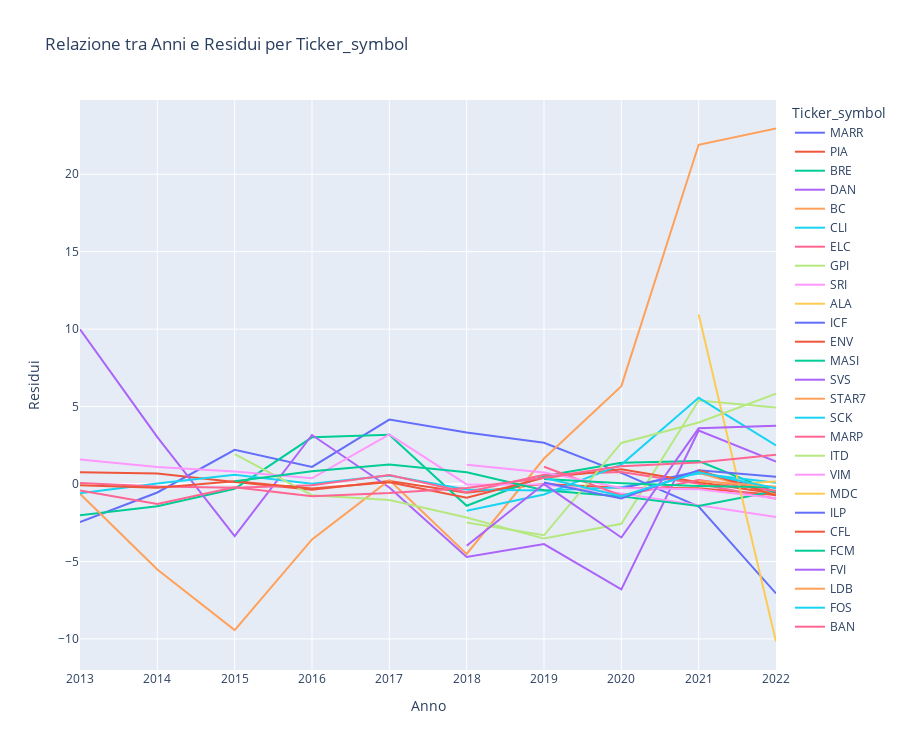

Notebook code cell kept with this figure:
### Markdown cell above
crea grafico delle previsioni e residui per ogni azienda

### Code cell
fig = px.line(previsioni, x="Anni", y="residui", color="Ticker_symbol",
              title="Relazione tra Anni e Residui per Ticker_symbol",
              labels={'residui': 'Residui', 'Anni': 'Anno'},
              height=750)

# Mostra il grafico
fig.show()

### Figure 1 — Plotly figure (JSON) as saved in the notebook; plotly's stock layout.template omitted (floating-point values rounded to 4 significant figures)
{"data": [{"hovertemplate": "Ticker_symbol=MARR<br>Anno=%{x}<br>Residui=%{y}<extra></extra>", "legendgroup": "MARR", "line": {"color": "#636efa", "dash": "solid"}, "marker": {"symbol": "circle"}, "mode": "lines", "name": "MARR", "orientation": "v", "showlegend": true, "type": "scatter", "x": [2022, 2021, 2020, 2019, 2018, 2017, 2016, 2015, 2014, 2013], "xaxis": "x", "y": [-7.067, -1.451, 0.7155, 2.657, 3.327, 4.162, 1.105, 2.203, -0.5472, -2.454], "yaxis": "y"}, {"hovertemplate": "Ticker_symbol=PIA<br>Anno=%{x}<br>Residui=%{y}<extra></extra>", "legendgroup": "PIA", "line": {"color": "#EF553B", "dash": "solid"}, "marker": {"symbol": "circle"}, "mode": "lines", "name": "PIA", "orientation": "v", "showlegend": true, "type": "scatter", "x": [2022, 2021, 2020, 2019, 2018, 2017, 2016, 2015, 2014, 2013], "xaxis": "x", "y": [-0.7051, -0.267, -0.2374, -0.003313, -0.5655, 0.1979, -0.3679, 0.1269, 0.6792, 0.7561], "yaxis": "y"}, {"hovertemplate": "Ticker_symbol=BRE<br>Anno=%{x}<br>Residui=%{y}<extra></extra>", "legendgroup": "BRE", "line": {"color": "#00cc96", "dash": "solid"}, "marker": {"symbol": "circle"}, "mode": "lines", "name": "BRE", "orientation": "v", "showlegend": true, "type": "scatter", "x": [2022, 2021, 2020, 2019, 2018, 2017, 2016, 2015, 2014, 2013], "xaxis": "x", "y": [-0.5302, 1.48, 1.368, 0.5189, -1.404, 3.172, 3.013, -0.3114, -1.431, -2.011], "yaxis": "y"}, {"hovertemplate": "Ticker_symbol=DAN<br>Anno=%{x}<br>Residui=%{y}<extra></extra>", "legendgroup": "DAN", "line": {"color": "#ab63fa", "dash": "solid"}, "marker": {"symbol": "circle"}, "mode": "lines", "name": "DAN", "orientation": "v", "showlegend": true, "type": "scatter", "x": [2022, 2021, 2020, 2019, 2018, 2017, 2016, 2015, 2014, 2013], "xaxis": "x", "y": [1.452, 3.457, -6.809, -3.876, -4.708, -0.2276, 3.164, -3.363, 3.028, 9.99], "yaxis": "y"}, {"hovertemplate": "Ticker_symbol=BC<br>Anno=%{x}<br>Residui=%{y}<extra></extra>", "legendgroup": "BC", "line": {"color": "#FFA15A", "dash": "solid"}, "marker": {"symbol": "circle"}, "mode": "lines", "name": "BC", "orientation": "v", "showlegend": true, "type": "scatter", "x": [2022, 2021, 2020, 2019, 2018, 2017, 2016, 2015, 2014, 2013], "xaxis": "x", "y": [22.95, 21.9, 6.32, 1.644, -4.52, 0.2492, -3.576, -9.433, -5.525, -0.6293], "yaxis": "y"}, {"hovertemplate": "Ticker_symbol=CLI<br>Anno=%{x}<br>Residui=%{y}<extra></extra>", "legendgroup": "CLI", "line": {"color": "#19d3f3", "dash": "solid"}, "marker": {"symbol": "circle"}, "mode": "lines", "name": "CLI", "orientation": "v", "showlegend": true, "type": "scatter", "x": [2022, 2021, 2020, 2019, 2018, 2017, 2016, 2015, 2014, 2013], "xaxis": "x", "y": [0.07492, 0.6808, -0.2086, -0.4264, -0.3518, 0.5437, 0.0211, 0.5955, 0.03216, -0.5935], "yaxis": "y"}, {"hovertemplate": "Ticker_symbol=ELC<br>Anno=%{x}<br>Residui=%{y}<extra></extra>", "legendgroup": "ELC", "line": {"color": "#FF6692", "dash": "solid"}, "marker": {"symbol": "circle"}, "mode": "lines", "name": "ELC", "orientation": "v", "showlegend": true, "type": "scatter", "x": [2022, 2021, 2020, 2019, 2018, 2017, 2016, 2015, 2014, 2013], "xaxis": "x", "y": [-0.9547, 0.01214, 0.7771, 0.594, -0.5329, 0.5816, -0.08763, -0.2354, -0.1556, 0.06137], "yaxis": "y"}, {"hovertemplate": "Ticker_symbol=GPI<br>Anno=%{x}<br>Residui=%{y}<extra></extra>", "legendgroup": "GPI", "line": {"color": "#B6E880", "dash": "solid"}, "marker": {"symbol": "circle"}, "mode": "lines", "name": "GPI", "orientation": "v", "showlegend": true, "type": "scatter", "x": [2022, 2021, 2020, 2019, 2018, 2017, 2016, 2015], "xaxis": "x", "y": [4.933, 5.386, -2.568, -3.525, -2.16, -1.04, -0.7266, 1.921], "yaxis": "y"}, {"hovertemplate": "Ticker_symbol=SRI<br>Anno=%{x}<br>Residui=%{y}<extra></extra>", "legendgroup": "SRI", "line": {"color": "#FF97FF", "dash": "solid"}, "marker": {"symbol": "circle"}, "mode": "lines", "name": "SRI", "orientation": "v", "showlegend": true, "type": "scatter", "x": [2022, 2021, 2020, 2019, 2018, 2017, 2016, 2015, 2014, 2013], "xaxis": "x", "y": [-2.132, -1.397, -0.6157, -0.03474, -0.02721, 3.198, 0.3712, 0.8027, 1.094, 1.579], "yaxis": "y"}, {"hovertemplate": "Ticker_symbol=ALA<br>Anno=%{x}<br>Residui=%{y}<extra></extra>", "legendgroup": "ALA", "line": {"color": "#FECB52", "dash": "solid"}, "marker": {"symbol": "circle"}, "mode": "lines", "name": "ALA", "orientation": "v", "showlegend": true, "type": "scatter", "x": [2022, 2021], "xaxis": "x", "y": [0.1635, -0.1497], "yaxis": "y"}, {"hovertemplate": "Ticker_symbol=ICF<br>Anno=%{x}<br>Residui=%{y}<extra></extra>", "legendgroup": "ICF", "line": {"color": "#636efa", "dash": "solid"}, "marker": {"symbol": "circle"}, "mode": "lines", "name": "ICF", "orientation": "v", "showlegend": true, "type": "scatter", "x": [2022, 2021, 2020], "xaxis": "x", "y": [-0.5356, 0.819, -0.2754], "yaxis": "y"}, {"hovertemplate": "Ticker_symbol=ENV<br>Anno=%{x}<br>Residui=%{y}<extra></extra>", "legendgroup": "ENV", "line": {"color": "#EF553B", "dash": "solid"}, "marker": {"symbol": "circle"}, "mode": "lines", "name": "ENV", "orientation": "v", "showlegend": true, "type": "scatter", "x": [2022, 2021, 2020, 2019, 2018, 2017, 2016, 2015, 2014, 2013], "xaxis": "x", "y": [-0.6186, 0.1159, 0.9575, 0.4018, -0.8893, 0.11, -0.2912, 0.185, -0.235, -0.07334], "yaxis": "y"}, {"hovertemplate": "Ticker_symbol=MASI<br>Anno=%{x}<br>Residui=%{y}<extra></extra>", "legendgroup": "MASI", "line": {"color": "#00cc96", "dash": "solid"}, "marker": {"symbol": "circle"}, "mode": "lines", "name": "MASI", "orientation": "v", "showlegend": true, "type": "scatter", "x": [2022, 2021, 2020, 2019, 2018, 2017, 2016, 2015], "xaxis": "x", "y": [-0.4588, -1.42, -0.7994, -0.4043, 0.7511, 1.266, 0.8215, 0.1834], "yaxis": "y"}, {"hovertemplate": "Ticker_symbol=SVS<br>Anno=%{x}<br>Residui=%{y}<extra></extra>", "legendgroup": "SVS", "line": {"color": "#ab63fa", "dash": "solid"}, "marker": {"symbol": "circle"}, "mode": "lines", "name": "SVS", "orientation": "v", "showlegend": true, "type": "scatter", "x": [2022], "xaxis": "x", "y": [-3.977e-11], "yaxis": "y"}, {"hovertemplate": "Ticker_symbol=STAR7<br>Anno=%{x}<br>Residui=%{y}<extra></extra>", "legendgroup": "STAR7", "line": {"color": "#FFA15A", "dash": "solid"}, "marker": {"symbol": "circle"}, "mode": "lines", "name": "STAR7", "orientation": "v", "showlegend": true, "type": "scatter", "x": [2022, 2021], "xaxis": "x", "y": [-0.7019, 0.7158], "yaxis": "y"}, {"hovertemplate": "Ticker_symbol=SCK<br>Anno=%{x}<br>Residui=%{y}<extra></extra>", "legendgroup": "SCK", "line": {"color": "#19d3f3", "dash": "solid"}, "marker": {"symbol": "circle"}, "mode": "lines", "name": "SCK", "orientation": "v", "showlegend": true, "type": "scatter", "x": [2022, 2021, 2020, 2019, 2018], "xaxis": "x", "y": [2.498, 5.566, 1.252, -0.6802, -1.733], "yaxis": "y"}, {"hovertemplate": "Ticker_symbol=MARP<br>Anno=%{x}<br>Residui=%{y}<extra></extra>", "legendgroup": "MARP", "line": {"color": "#FF6692", "dash": "solid"}, "marker": {"symbol": "circle"}, "mode": "lines", "name": "MARP", "orientation": "v", "showlegend": true, "type": "scatter", "x": [2022, 2021, 2020, 2019], "xaxis": "x", "y": [-0.444, 0.2638, -0.7457, 1.11], "yaxis": "y"}, {"hovertemplate": "Ticker_symbol=ITD<br>Anno=%{x}<br>Residui=%{y}<extra></extra>", "legendgroup": "ITD", "line": {"color": "#B6E880", "dash": "solid"}, "marker": {"symbol": "circle"}, "mode": "lines", "name": "ITD", "orientation": "v", "showlegend": true, "type": "scatter", "x": [2022, 2021, 2020, 2019, 2018], "xaxis": "x", "y": [5.826, 3.975, 2.648, -3.312, -2.482], "yaxis": "y"}, {"hovertemplate": "Ticker_symbol=VIM<br>Anno=%{x}<br>Residui=%{y}<extra></extra>", "legendgroup": "VIM", "line": {"color": "#FF97FF", "dash": "solid"}, "marker": {"symbol": "circle"}, "mode": "lines", "name": "VIM", "orientation": "v", "showlegend": true, "type": "scatter", "x": [2022, 2021, 2020, 2019, 2018], "xaxis": "x", "y": [-0.9253, -0.3349, -0.2538, 0.7496, 1.246], "yaxis": "y"}, {"hovertemplate": "Ticker_symbol=MDC<br>Anno=%{x}<br>Residui=%{y}<extra></extra>", "legendgroup": "MDC", "line": {"color": "#FECB52", "dash": "solid"}, "marker": {"symbol": "circle"}, "mode": "lines", "name": "MDC", "orientation": "v", "showlegend": true, "type": "scatter", "x": [2022, 2021], "xaxis": "x", "y": [-10.17, 10.94], "yaxis": "y"}, {"hovertemplate": "Ticker_symbol=ILP<br>Anno=%{x}<br>Residui=%{y}<extra></extra>", "legendgroup": "ILP", "line": {"color": "#636efa", "dash": "solid"}, "marker": {"symbol": "circle"}, "mode": "lines", "name": "ILP", "orientation": "v", "showlegend": true, "type": "scatter", "x": [2022, 2021, 2020, 2019], "xaxis": "x", "y": [0.4654, 0.8911, -0.9283, 0.0953], "yaxis": "y"}, {"hovertemplate": "Ticker_symbol=CFL<br>Anno=%{x}<br>Residui=%{y}<extra></extra>", "legendgroup": "CFL", "line": {"color": "#EF553B", "dash": "solid"}, "marker": {"symbol": "circle"}, "mode": "lines", "name": "CFL", "orientation": "v", "showlegend": true, "type": "scatter", "x": [2022, 2021], "xaxis": "x", "y": [-0.7528, 0.8836], "yaxis": "y"}, {"hovertemplate": "Ticker_symbol=FCM<br>Anno=%{x}<br>Residui=%{y}<extra></extra>", "legendgroup": "FCM", "line": {"color": "#00cc96", "dash": "solid"}, "marker": {"symbol": "circle"}, "mode": "lines", "name": "FCM", "orientation": "v", "showlegend": true, "type": "scatter", "x": [2022, 2021, 2020, 2019], "xaxis": "x", "y": [-0.2128, -0.1277, 0.05324, 0.3263], "yaxis": "y"}, {"hovertemplate": "Ticker_symbol=FVI<br>Anno=%{x}<br>Residui=%{y}<extra></extra>", "legendgroup": "FVI", "line": {"color": "#ab63fa", "dash": "solid"}, "marker": {"symbol": "circle"}, "mode": "lines", "name": "FVI", "orientation": "v", "showlegend": true, "type": "scatter", "x": [2022, 2021, 2020, 2019, 2018], "xaxis": "x", "y": [3.76, 3.595, -3.453, -0.005173, -3.988], "yaxis": "y"}, {"hovertemplate": "Ticker_symbol=LDB<br>Anno=%{x}<br>Residui=%{y}<extra></extra>", "legendgroup": "LDB", "line": {"color": "#FFA15A", "dash": "solid"}, "marker": {"symbol": "circle"}, "mode": "lines", "name": "LDB", "orientation": "v", "showlegend": true, "type": "scatter", "x": [2022, 2021], "xaxis": "x", "y": [-0.1765, 0.1904], "yaxis": "y"}, {"hovertemplate": "Ticker_symbol=FOS<br>Anno=%{x}<br>Residui=%{y}<extra></extra>", "legendgroup": "FOS", "line": {"color": "#19d3f3", "dash": "solid"}, "marker": {"symbol": "circle"}, "mode": "lines", "name": "FOS", "orientation": "v", "showlegend": true, "type": "scatter", "x": [2022, 2021, 2020, 2019], "xaxis": "x", "y": [-0.2759, 0.7556, -0.785, 0.3988], "yaxis": "y"}, {"hovertemplate": "Ticker_symbol=BAN<br>Anno=%{x}<br>Residui=%{y}<extra></extra>", "legendgroup": "BAN", "line": {"color": "#FF6692", "dash": "solid"}, "marker": {"symbol": "circle"}, "mode": "lines", "name": "BAN", "orientation": "v", "showlegend": true, "type": "scatter", "x": [2022, 2021, 2020, 2019, 2018, 2017, 2016, 2015, 2014, 2013], "xaxis": "x", "y": [1.893, 1.393, 1.142, 0.3991, -0.2585, -0.5862, -0.7862, -0.2044, -1.284, -0.4202], "yaxis": "y"}], "layout": {"height": 750, "legend": {"title": {"text": "Ticker_symbol"}, "tracegroupgap": 0}, "title": {"text": "Relazione tra Anni e Residui per Ticker_symbol"}, "xaxis": {"anchor": "y", "domain": [0, 1], "title": {"text": "Anno"}}, "yaxis": {"anchor": "x", "domain": [0, 1], "title": {"text": "Residui"}}}}
